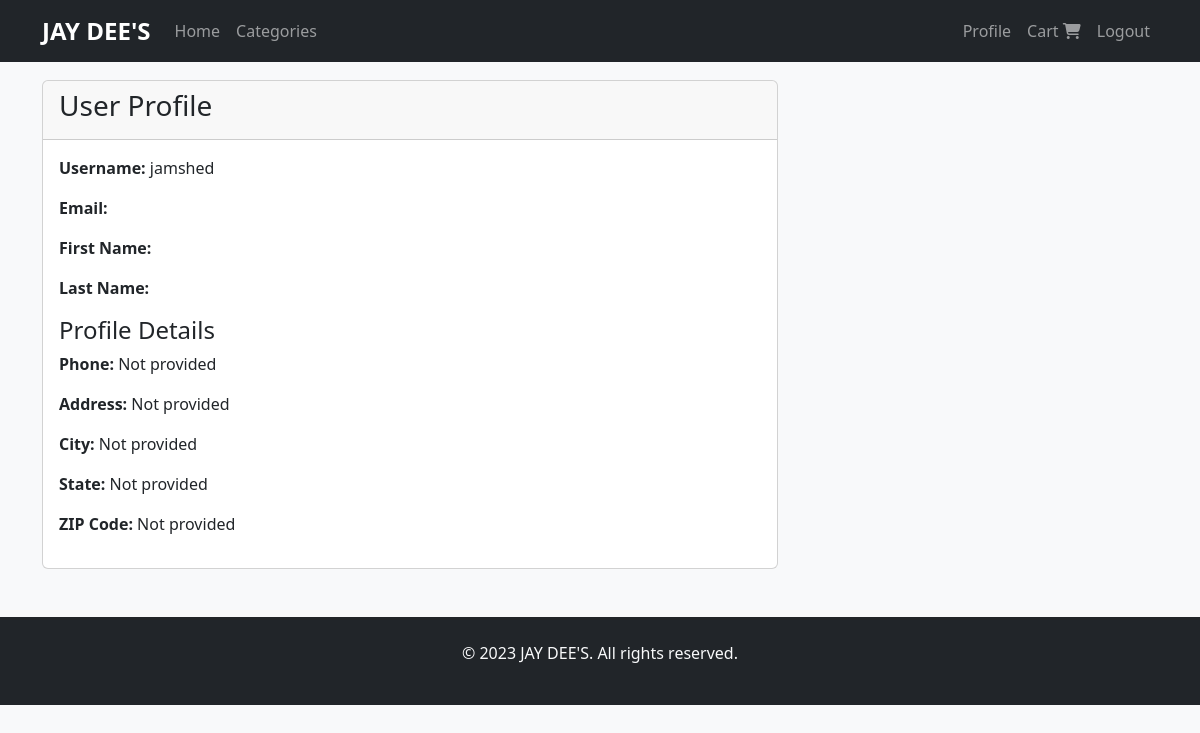
The app's page /users/profile/ (signed in) with its own data.
### apps/users/models.py (models this page shows, shortened)
class UserProfile(models.Model):
    user = models.OneToOneField(User, on_delete=models.CASCADE)
    phone = models.CharField(max_length=15, blank=True)
    address = models.TextField(blank=True)
    city = models.CharField(max_length=100, blank=True)
    state = models.CharField(max_length=100, blank=True)
    zip_code = models.CharField(max_length=10, blank=True)

### apps/users/views.py (the view)
# urls.py: path('profile/', views.profile, name='profile'),
@login_required
def profile(request):
    profile = UserProfile.objects.get_or_create(user=request.user)[0]
    return render(request, 'registration/profile.html', {'profile': profile})

### templates/registration/profile.html (shortened to what this page needs)
{% extends 'base.html' %}
{% block content %}
<div class="row">
    <div class="col-md-8">
        <div class="card">
            <div class="card-header">
                <h3>User Profile</h3>
            </div>
            <div class="card-body">
                <p><strong>Username:</strong> {{ user.username }}</p>
                <p><strong>Email:</strong> {{ user.email }}</p>
                <p><strong>First Name:</strong> {{ user.first_name }}</p>
                <p><strong>Last Name:</strong> {{ user.last_name }}</p>
                <h4>Profile Details</h4>
                <p><strong>Phone:</strong> {{ profile.phone|default:"Not provided" }}</p>
                <p><strong>Address:</strong> {{ profile.address|default:"Not provided" }}</p>
                <p><strong>City:</strong> {{ profile.city|default:"Not provided" }}</p>
                <p><strong>State:</strong> {{ profile.state|default:"Not provided" }}</p>
                <p><strong>ZIP Code:</strong> {{ profile.zip_code|default:"Not provided" }}</p>
            </div>
        </div>
    </div>
</div>
{% endblock %}

### static/css/style.css (style rules this page uses)
body { font-family: 'Segoe UI', Tahoma, Geneva, Verdana, sans-serif; background-color: #f8f9fa; padding-top: 56px; }

### records on screen
UserProfile: phone "Not provided", address "Not provided", city "Not provided", state "Not provided", zip_code "Not provided"

### other values on screen
{{ user.username }} "jamshed"
